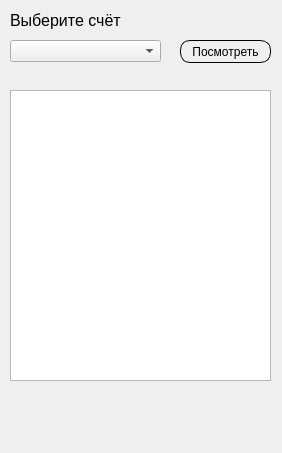
<?xml version="1.0" encoding="UTF-8"?>
<ui version="4.0">
 <class>Form</class>
 <widget class="QWidget" name="Form">
  <property name="geometry">
   <rect>
    <x>0</x>
    <y>0</y>
    <width>282</width>
    <height>453</height>
   </rect>
  </property>
  <property name="windowTitle">
   <string>Form</string>
  </property>
  <property name="styleSheet">
   <string notr="true">QPushButton{
	border: 1px solid black;
	border-radius: 10px;
}</string>
  </property>
  <widget class="QComboBox" name="accountsBox">
   <property name="geometry">
    <rect>
     <x>10</x>
     <y>40</y>
     <width>151</width>
     <height>22</height>
    </rect>
   </property>
  </widget>
  <widget class="QLabel" name="label">
   <property name="geometry">
    <rect>
     <x>10</x>
     <y>10</y>
     <width>241</width>
     <height>21</height>
    </rect>
   </property>
   <property name="font">
    <font>
     <pointsize>12</pointsize>
    </font>
   </property>
   <property name="text">
    <string>Выберите счёт</string>
   </property>
  </widget>
  <widget class="QPushButton" name="checkAccountHistoryButton">
   <property name="geometry">
    <rect>
     <x>180</x>
     <y>40</y>
     <width>91</width>
     <height>23</height>
    </rect>
   </property>
   <property name="cursor">
    <cursorShape>PointingHandCursor</cursorShape>
   </property>
   <property name="styleSheet">
    <string notr="true">:hover {
    background-color: rgb(204, 102, 255);
}</string>
   </property>
   <property name="text">
    <string>Посмотреть</string>
   </property>
  </widget>
  <widget class="QLabel" name="label_3">
   <property name="geometry">
    <rect>
     <x>90</x>
     <y>390</y>
     <width>101</width>
     <height>61</height>
    </rect>
   </property>
   <property name="text">
    <string/>
   </property>
   <property name="pixmap">
    <pixmap>images/logo.svg</pixmap>
   </property>
  </widget>
  <widget class="QListWidget" name="HistoryList">
   <property name="geometry">
    <rect>
     <x>10</x>
     <y>90</y>
     <width>261</width>
     <height>291</height>
    </rect>
   </property>
  </widget>
 </widget>
 <resources/>
 <connections/>
</ui>
